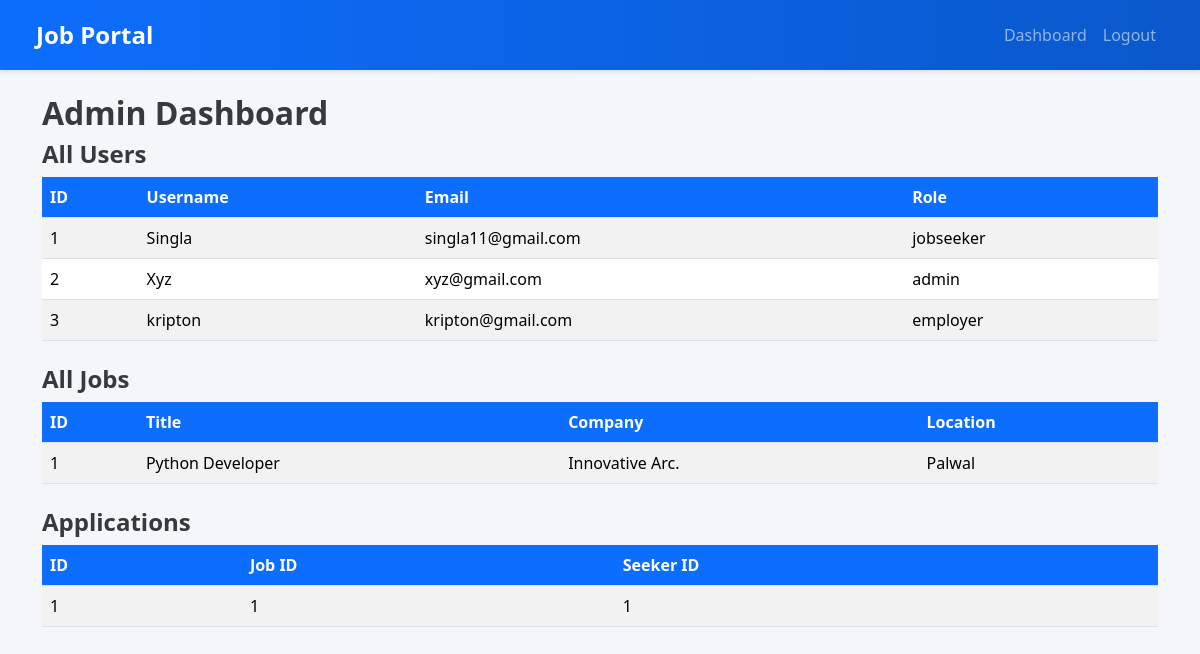
Page /dashboard (signed in) on the committed database.
### app.py (models this page shows)
class User(UserMixin, db.Model):
    id = db.Column(db.Integer, primary_key=True)
    username = db.Column(db.String(150), nullable=False, unique=True)
    email = db.Column(db.String(150), nullable=False, unique=True)
    password = db.Column(db.String(150), nullable=False)
    role = db.Column(db.String(50), nullable=False)

class Job(db.Model):
    id = db.Column(db.Integer, primary_key=True)
    title = db.Column(db.String(200))
    location = db.Column(db.String(100))
    company = db.Column(db.String(100))
    salary = db.Column(db.String(100))
    description = db.Column(db.Text)
    employer_id = db.Column(db.Integer, db.ForeignKey('user.id'))

class Application(db.Model):
    id = db.Column(db.Integer, primary_key=True)
    job_id = db.Column(db.Integer, db.ForeignKey('job.id'))
    seeker_id = db.Column(db.Integer, db.ForeignKey('user.id'))

### app.py (the view, shortened to what this page needs)
@app.route('/dashboard', methods=['GET', 'POST'])
@login_required
def dashboard():
    if current_user.role == 'admin':
        return render_template('admin_dashboard.html', users=User.query.all(), jobs=Job.query.all(), applications=Application.query.all())
    elif current_user.role == 'employer':
        return render_template('employer_dashboard.html', jobs=Job.query.filter_by(employer_id=current_user.id).all())

### app.py (called while the page is built)
@login_manager.user_loader
def load_user(user_id):
    return User.query.get(int(user_id))

### templates/admin_dashboard.html
{% extends 'base.html' %}
{% block content %}
<h2>Admin Dashboard</h2>
<h4>All Users</h4>
<table class="table table-striped">
    <thead>
        <tr><th>ID</th><th>Username</th><th>Email</th><th>Role</th></tr>
    </thead>
    <tbody>
        {% for user in users %}
        <tr>
            <td>{{ user.id }}</td>
            <td>{{ user.username }}</td>
            <td>{{ user.email }}</td>
            <td>{{ user.role }}</td>
        </tr>
        {% endfor %}
    </tbody>
</table>
<h4 class="mt-4">All Jobs</h4>
<table class="table table-striped">
    <thead>
        <tr><th>ID</th><th>Title</th><th>Company</th><th>Location</th></tr>
    </thead>
    <tbody>
        {% for job in jobs %}
        <tr>
            <td>{{ job.id }}</td>
            <td>{{ job.title }}</td>
            <td>{{ job.company }}</td>
            <td>{{ job.location }}</td>
        </tr>
        {% endfor %}
    </tbody>
</table>
<h4 class="mt-4">Applications</h4>
<table class="table table-striped">
    <thead>
        <tr><th>ID</th><th>Job ID</th><th>Seeker ID</th></tr>
    </thead>
    <tbody>
        {% for app in applications %}
        <tr>
            <td>{{ app.id }}</td>
            <td>{{ app.job_id }}</td>
            <td>{{ app.seeker_id }}</td>
        </tr>
        {% endfor %}
    </tbody>
</table>
{% endblock %}

### templates/base.html (shortened to what this page needs)
<!DOCTYPE html>
<html lang="en">
<head>
    <link rel="stylesheet" href="https://cdn.jsdelivr.net/npm/bootstrap@5.3.3/dist/css/bootstrap.min.css">
    <link rel="stylesheet" href="{{ url_for('static', filename='style.css') }}">
</head>
<body>
<nav class="navbar navbar-expand-lg navbar-dark bg-dark mb-4">
    <div class="container-fluid">
        <a class="navbar-brand" href="{{ url_for('home') }}">Job Portal</a>
        <div class="collapse navbar-collapse">
            <ul class="navbar-nav ms-auto">
                {% if current_user.is_authenticated %}
                    <li class="nav-item">
                        <a class="nav-link" href="{{ url_for('dashboard') }}">Dashboard</a>
                    </li>
                    <li class="nav-item">
                        <a class="nav-link" href="{{ url_for('logout') }}">Logout</a>
                    </li>
                {% endif %}
            </ul>
        </div>
    </div>
</nav>
<div class="container">
    {% block content %}{% endblock %}
</div>
</body>
</html>

### static/style.css (style rules this page uses)
body { background-color: #f4f6f9; font-family: 'Segoe UI', Tahoma, Geneva, Verdana, sans-serif; }
h1, h2, h3, h4, h5 { font-weight: 600; color: #343a40; }
.navbar { background: linear-gradient(to right, #0d6efd, #0a58ca); padding: 12px 24px; box-shadow: 0 2px 4px rgba(0,0,0,0.1); }
.navbar-brand { font-weight: bold; font-size: 1.5rem; color: #fff !important; }
.table th { background-color: #0d6efd; color: #fff; }
.table-striped > tbody > tr:nth-of-type(odd) { background-color: #f9fcff; }

### rows in the picture
User: id "1", username "Singla", email "singla11@gmail.com", role "jobseeker"
User: id "2", username "Xyz", email "xyz@gmail.com", role "admin"
User: id "3", username "kripton", email "kripton@gmail.com", role "employer"
Job: id "1", title "Python Developer", company "Innovative Arc.", location "Palwal"
Application: id "1", job_id "1", seeker_id "1"
